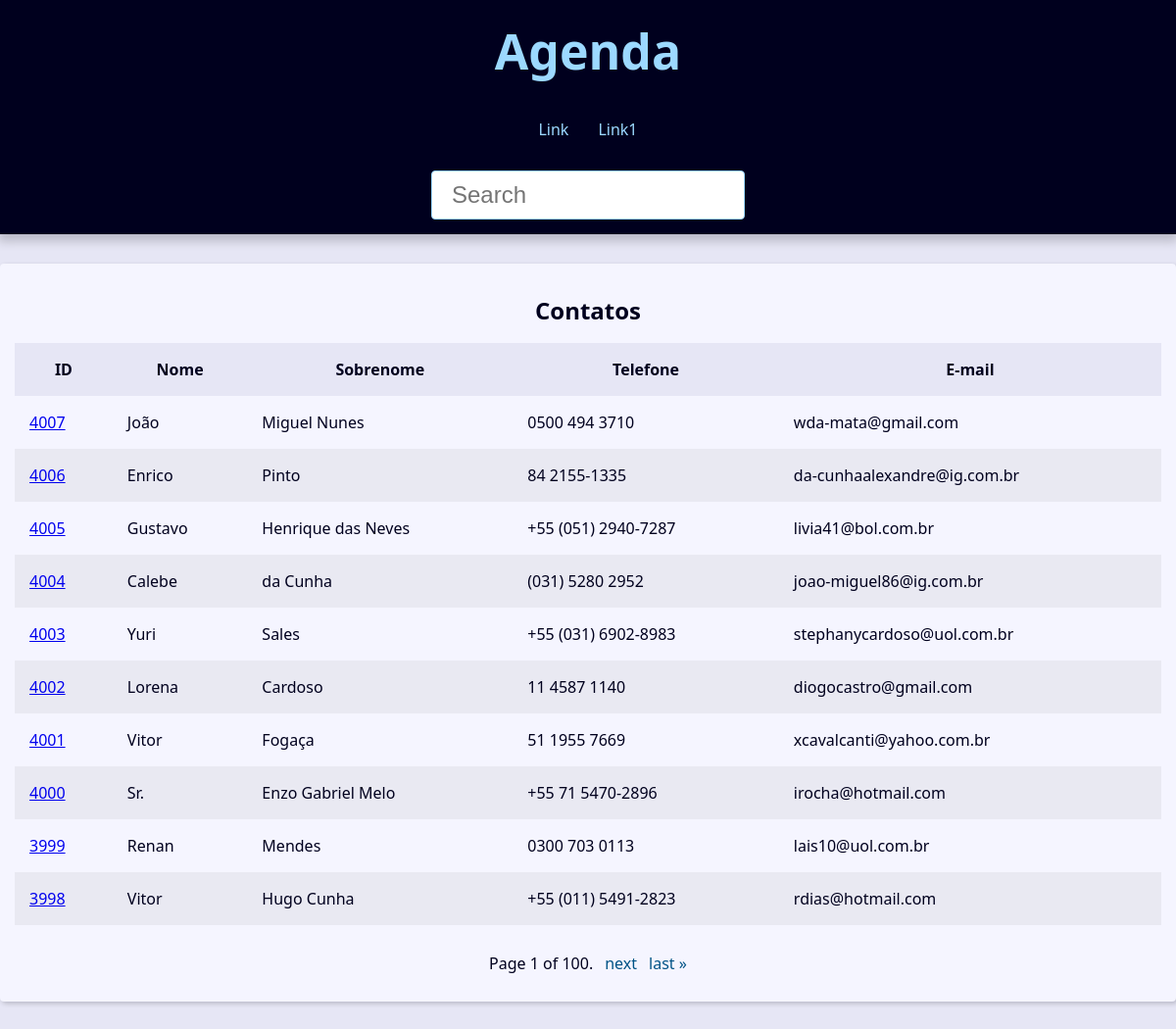
The page / on the database its author committed.
### contact/models.py (models this page shows, shortened)
class Contact(models.Model):
    first_name = models.CharField(max_length=50)
    last_name = models.CharField(max_length=50, blank=True, )
    phone = models.CharField(max_length=50, verbose_name='Telefone')
    email = models.EmailField(max_length=254, blank=True)
    created_date = models.DateTimeField(default=timezone.now)
    description = models.TextField(blank=True)
    show = models.BooleanField(default=True)
    picture = models.ImageField(blank=True, upload_to='pictures/%Y/%m/')
    category = models.ForeignKey(
        Category,
        on_delete= models.SET_NULL,
        blank=True, null=True
        )
    owner = models.ForeignKey(
        User,
        on_delete= models.SET_NULL,
        blank=True, null=True
        )

### contact/views/contact_views.py (the view)
# urls.py: path('', views.index, name='index'),
def index(request):
    contacts = Contact.objects \
    .filter(show=True)\
    .order_by('-id')
    paginator = Paginator(contacts, 10)
    page_number = request.GET.get("page")
    page_obj = paginator.get_page(page_number)
    context = {
        'page_obj': page_obj,
        'site_title': 'Contatos - '
    }
    return render(
        request,
        'contact/index.html',
        context
    )

### contact/templates/contact/index.html
{% extends 'global/base.html' %}
{% block content %}
  {% if page_obj %}
    <div class="responsive-table">
        <table class="contacts-table">
            <caption class="table-caption">
                 Contatos
            </caption>
         <thead>
            <tr class="tbale-row table-row-header">
                <th class="table-header">ID</th>
                <th class="table-header">Nome</th>
                <th class="table-header">Sobrenome</th>
                <th class="table-header">Telefone</th>
                <th class="table-header">E-mail</th>
            </tr>
         </thead>
         <tbody>
            {% for contact in page_obj %}
                <tr class="table-row">
                    <td class="table-cel">
                        <a class="table=link" href="{% url "contact:contact" contact.id %}">
                            {{contact.id}}
                        </a>
                    </td>
                    <td class="table-cel">
                            {{contact.first_name}}
                    </td>
                    <td class="table-cel">
                            {{contact.last_name}}
                    </td>
                    <td class="table-cel">
                        {{contact.phone}}
                    </td>
                    <td class="table-cel">
                            {{contact.email}}
                    </td>
                </tr>
            {% endfor %}
         </tbody>
        </table>
    </div>
    {% else %}
    <div class="single-contact">
        <h1 class="single-contact-name">
            Nenhum Contato Encontrado
        </h1>
     </div>
  {% endif %}
{% endblock content %}

### base_templates/global/base.html
<!DOCTYPE html>
<html lang="pt-BR">
<head>
    {% include 'global/partials/_head.html' %}
</head>
<body>
    {% include 'global/partials/_header.html' %}
    <main class='content'>
        {% block  content %}{% endblock content %}
        {% include 'global/partials/_pagination.html' %}
    </main>
</body>
</html>

### base_templates/global/partials/_head.html (shortened to what this page needs)
{% load static %}
<link rel="stylesheet" href="{% static 'global/css/style.css' %}">

### base_templates/global/partials/_header.html
<header class="header">
    <h1 class="header-heading">
        <a href="{% url 'contact:index' %}" class="header-link">
            Agenda
        </a>
    </h1>
    <nav class="menu">
        <ul class="menu-list">
            <li class="menu-item">
                <a href="" class="menu-link">
                    Link
                </a>
                <li class="menu-item">
                    <a href="" class="menu-link">
                        Link1
                    </a>
                </li>
            </li>
        </ul>
    </nav>
    <div class="search">
        <form
        action="{% url "contact:search"  %}"
        method="GET"
        >
            <input
            type="text"
            class="search-input"
            placeholder="Search"
            id="search"
            name="q"
            value="{{ request.GET.q.strip }}"
            >
        </form>
    </div>
</header>

### base_templates/global/partials/_pagination.html (shortened to what this page needs)
{% if page_obj %}
  <div class="pagination">
    <span class="step-links">
        <span class="current">
            Page {{ page_obj.number }} of {{ page_obj.paginator.num_pages }}.
        </span>
        {% if page_obj.has_next %}
            <a href="?page={{ page_obj.next_page_number }} &q={{ request.GET.q.strip }}">next</a>
            <a href="?page={{ page_obj.paginator.num_pages }} &q={{ request.GET.q.strip }}">last &raquo;</a>
        {% endif %}
    </span>
 </div>
{% endif %}

### base_static/global/css/style.css (style rules this page uses)
:root { --spacing: 1.5rem; --link-dark-color: rgb(0, 83, 134); --link-light-color: rgb(156, 217, 255); --clr-white: rgb(245, 245, 255); --clr-black: rgb(0, 0, 30); --clr-light-gray: rgb(230, 230, 245); --clr-dark-shadow-5: rgba(0, 0, 10, 5%); --clr-dark-shadow-10: rgba(0, 0, 10, 10%); --clr-dark-shadow-20: rgba(0, 0, 10, 20%); --clr-light-shadow-5: rgba(200, 200, 255, 5%); --clr-light-shadow-10: rgba(200, 200, 255, 10%); --clr-light-shadow-20: rgba(200, 200, 255, 20%); --main-page-width: 120rem; --table-min-width: 60rem; --biggest-font-size: 5rem; --bigger-font-size: 4rem; --big-font-size: 3.2rem; --medium-font-size: 2.4rem; --small-font-size: 1.6rem; --smaller-font-size: 1.4rem; --smallest-font-size: 1.2rem; --transition-fast: 300ms; --transition-medium: 600ms; --transition-slow: 1s; --default-border-radius: 4px; }
*, *::before, *::after { margin: 0; padding: 0; box-sizing: border-box; }
html { font-size: 62.5%; }
body { font-family: system-ui, -apple-system, BlinkMacSystemFont, 'Segoe UI', Roboto, Oxygen, Ubuntu, Cantarell, 'Open Sans', 'Helvetica Neue', sans-serif; line-height: 1.5; font-size: var(--small-font-size); color: var(--clr-black); -webkit-font-smoothing: antialiased; background: var(--clr-light-gray); }
.header { background: var(--clr-black); padding: var(--spacing); box-shadow: 0 5px 10px 2px var(--clr-dark-shadow-20); z-index: 1; position: relative; }
.header-heading { font-size: var(--biggest-font-size); text-align: center; }
.header-link { color: var(--link-light-color); text-decoration: none; transition: filter var(--transition-fast) ease-in-out; }
.menu { margin: var(--spacing); }
.menu-list { list-style: none; display: flex; justify-content: center; flex-flow: row wrap; }
.menu-link { display: block; padding: var(--spacing); color: var(--link-light-color); text-decoration: none; transition: background-color var(--transition-fast) ease-in-out; border-radius: var(--default-border-radius); }
.content { max-width: var(--main-page-width); margin: calc(var(--spacing) * 2) auto; padding: var(--spacing); background: var(--clr-white); box-shadow: 2px 2px 5px var(--clr-dark-shadow-20); border-radius: var(--default-border-radius); }
.responsive-table { width: 100%; overflow-x: auto; }
.contacts-table { width: 100%; min-width: var(--table-min-width); border-collapse: collapse; }
.table-caption { font-size: var(--medium-font-size); font-weight: bold; padding: var(--spacing); }
.table-row { text-align: left; text-overflow: ellipsis; transition: background-color var(--transition-fast) ease-in-out; }
.table-row:nth-of-type(2n) { background: var(--clr-dark-shadow-5); }
.table-row-header { background: var(--clr-light-gray); color: var(--clr-black); }
.table-cel, .table-header { padding: var(--spacing); }
.pagination { margin-top: var(--spacing); display: flex; justify-content: center; padding: calc(var(--spacing) * 0.8); font-size: var(--small-font-size); }
.pagination .step-links { display: flex; gap: calc(var(--spacing) * 0.8); }
.pagination .step-links a { color: var(--link-dark-color); transition: color var(--transition-fast) ease-in-out; text-decoration: none; display: block; }
.search { display: flex; justify-content: center; }
.search-input { font-size: var(--medium-font-size); padding: 1rem 2rem; width: 100%; max-width: 32rem; border-radius: var(--default-border-radius); border: 1px solid var(--link-light-color); }

### rows shown on the page
Contact: id "4007", first_name "João", last_name "Miguel Nunes", phone "0500 494 3710", email "wda-mata@gmail.com"
Contact: id "4006", first_name "Enrico", last_name "Pinto", phone "84 2155-1335", email "da-cunhaalexandre@ig.com.br"
Contact: id "4005", first_name "Gustavo", last_name "Henrique das Neves", phone "+55 (051) 2940-7287", email "livia41@bol.com.br"
Contact: id "4004", first_name "Calebe", last_name "da Cunha", phone "(031) 5280 2952", email "joao-miguel86@ig.com.br"
Contact: id "4003", first_name "Yuri", last_name "Sales", phone "+55 (031) 6902-8983", email "stephanycardoso@uol.com.br"
Contact: id "4002", first_name "Lorena", last_name "Cardoso", phone "11 4587 1140", email "diogocastro@gmail.com"
Contact: id "4001", first_name "Vitor", last_name "Fogaça", phone "51 1955 7669", email "xcavalcanti@yahoo.com.br"
Contact: id "4000", first_name "Sr.", last_name "Enzo Gabriel Melo", phone "+55 71 5470-2896", email "irocha@hotmail.com"
Contact: id "3999", first_name "Renan", last_name "Mendes", phone "0300 703 0113", email "lais10@uol.com.br"
Contact: id "3998", first_name "Vitor", last_name "Hugo Cunha", phone "+55 (011) 5491-2823", email "rdias@hotmail.com"

### other values the page prints
{{ page_obj.number }} "1"
{{ page_obj.paginator.num_pages }} "100"
